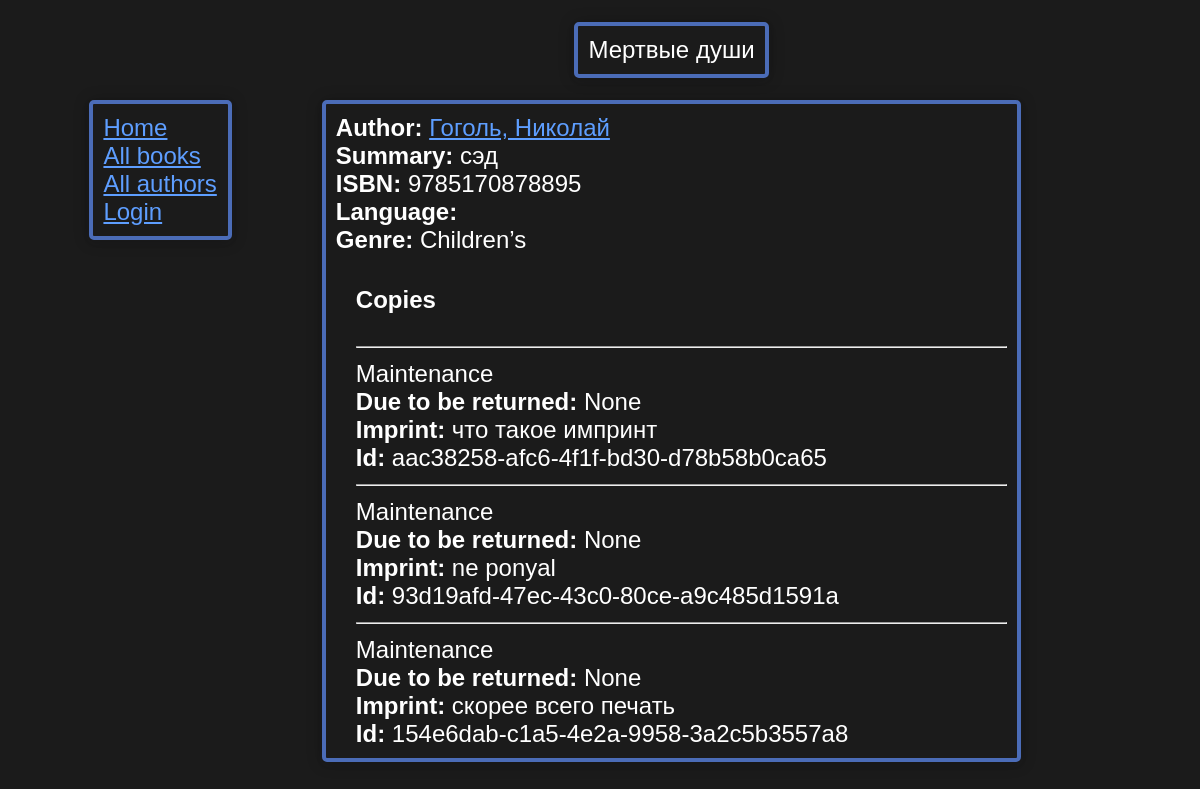
/catalog/book/3, run on an earlier commit of the app's database.
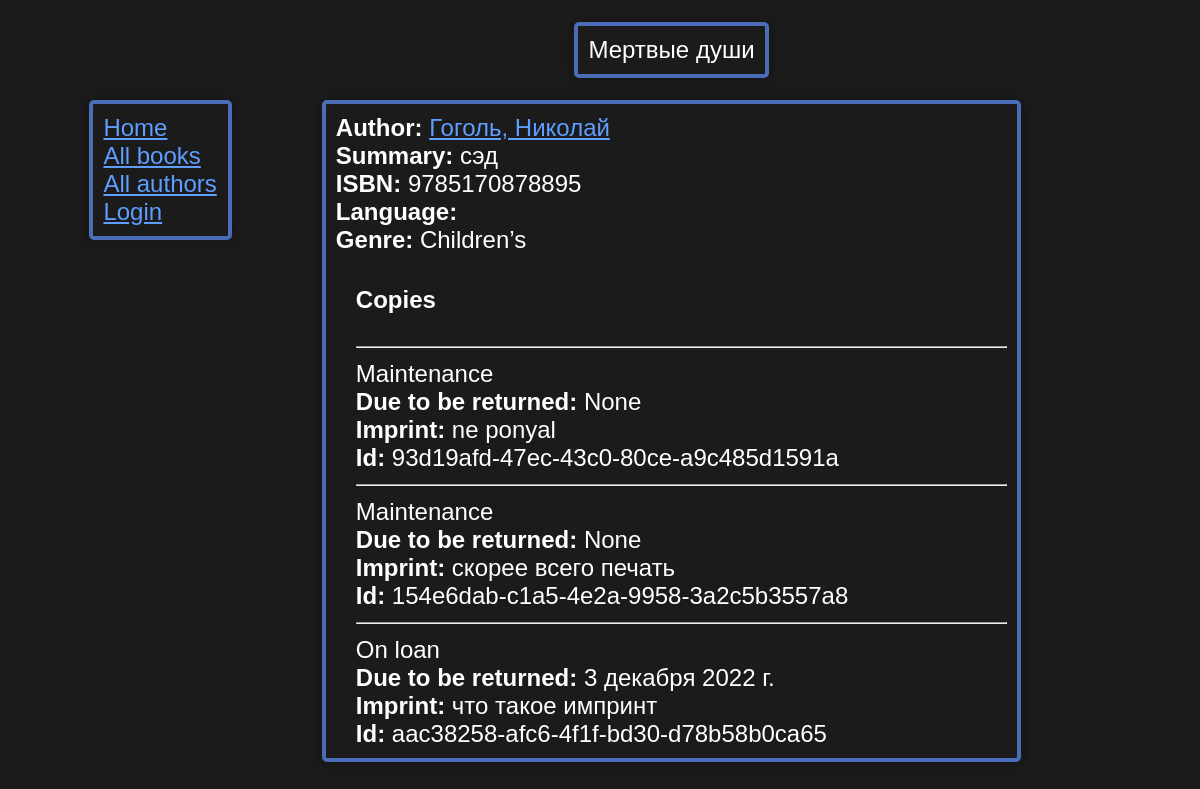
And on a later commit of the database.
### catalog/models.py (models this page shows, shortened)
class BookInstance(models.Model):
    id = models.UUIDField(primary_key=True, default=uuid.uuid4, help_text='Unique ID for this particular book across whole library')
    book = models.ForeignKey('Book', on_delete=models.RESTRICT, null=True)
    lang = models.ForeignKey('Language', on_delete=models.PROTECT, null=True)
    imprint = models.CharField(max_length=200)
    due_back = models.DateField(null=True, blank=True)
    borrower = models.ForeignKey(User, on_delete=models.SET_NULL, null=True, blank=True)
    LOAN_STATUS = (
        ('m', 'Maintenance'),
        ('o', 'On loan'),
        ('a', 'Available'),
        ('r', 'Reserved'),
    )
    status = models.CharField(
        max_length=1,
        choices=LOAN_STATUS,
        blank=True,
        default='m',
        help_text='Book availability',
    )
    def display_title(self):
        """Create a string for the Genre. This is required to display genre in Admin."""
        return self.book.title
    display_title.short_description = 'Title'
    class Meta:
        ordering = ['due_back']

### catalog/views.py (the view)
# urls.py: path('book/<int:pk>', views.BookDetailView.as_view(), name='book-detail'),
class BookDetailView(generic.DetailView):
    model = Book

### catalog/models.py (called while the page is built)
    def __str__(self):
        return self.name

    def __str__(self):
        return f'{self.last_name}, {self.first_name}'

### catalog/templates/catalog/book_detail.html (shortened to what this page needs)
{% extends "base_generic.html" %}
{% block title %}
    {% load static %}
{% endblock %}
{% block content %}
<div class="content-head"><p>{{ book.title }}</p></div>
<div class="content-main">
    <p><strong>Author:</strong> <a href="">{{ book.author }}</a></p>
    <p><strong>Summary:</strong> {{ book.summary }}</p>
    <p><strong>ISBN:</strong> {{ book.isbn }}</p>
    <p><strong>Language:</strong> {{ book.language }}</p>
    <p><strong>Genre:</strong> {{ book.genre.all|join:", " }}</p>
    <div style="margin-left:20px;margin-top:20px">
        <h4>Copies</h4>
        {% for copy in book.bookinstance_set.all %}
            <hr>
            <p class="{% if copy.status == 'a' %}text-success{% elif copy.status == 'm' %}text-danger{% else %}text-warning{% endif %}">
                {{ copy.get_status_display }}
            </p>
            {% if copy.status != 'a' %}
                <p><strong>Due to be returned:</strong> {{ copy.due_back }}</p>
            {% endif %}
            <p><strong>Imprint:</strong> {{ copy.imprint }}</p>
            <p class="text-muted"><strong>Id:</strong> {{ copy.id }}</p>
        {% endfor %}
    </div>
</div>
{% endblock %}

What changed in the data, as far as the page shows it:
changed BookInstance "что такое импринт": status "Maintenance" → "On loan"; due_back "None" → "3 декабря 2022 г."; moves down the list
